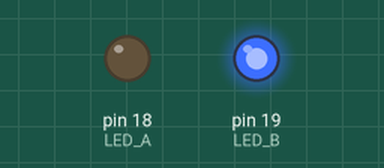
Recording of a sketch running on a simulated Arduino Uno, built with avr-gcc and run on an emulated ATmega328P. Shown: output pins drawn as LEDs (lit = HIGH).

Above: at 0.5 s.
At 2.0 s:
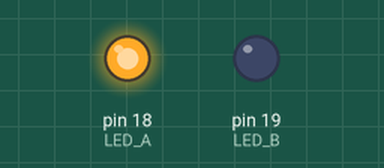
Timing chart, 0 to 5.3 s (numbered marks = the images above):
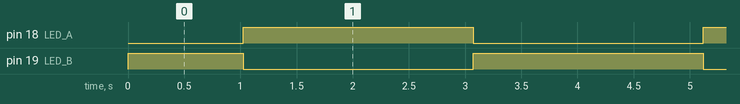

Measured:
- by itself, pin 18 (LED_A): alternates HIGH for 2.0 s and LOW for 2.0 s
- by itself, pin 19 (LED_B): repeats every 4.1 s: LOW 2.0 s, HIGH 2.0 s

The sketch:

ex06.ino
```cpp
// 定义两路LED引脚
#define LED_A 18
#define LED_B 19

int val = 0;         // 基础亮度值
int dir = 1;         // 变化方向

void setup()
{
  pinMode(LED_A,OUTPUT);
  pinMode(LED_B,OUTPUT);
}

void loop()
{
  // A灯递增 0→255，B灯递减255→0
  analogWrite(LED_A, val);
  analogWrite(LED_B, 255 - val);

  // 亮度渐变
  val += dir;

  // 到达边界反转方向
  if(val >= 255 || val <= 0)
  {
    dir = -dir;
  }

  delay(8); // 控制渐变速度，数值越小切换越快
}
```
